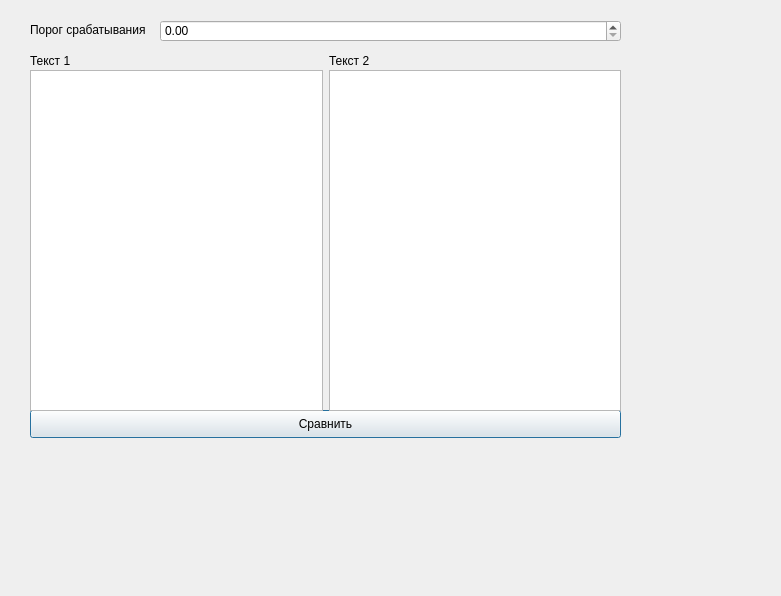
<?xml version="1.0" encoding="UTF-8"?>
<ui version="4.0">
 <class>Dialog</class>
 <widget class="QDialog" name="Dialog">
  <property name="geometry">
   <rect>
    <x>0</x>
    <y>0</y>
    <width>781</width>
    <height>596</height>
   </rect>
  </property>
  <property name="windowTitle">
   <string>Dialog</string>
  </property>
  <widget class="QPushButton" name="res_Button">
   <property name="geometry">
    <rect>
     <x>30</x>
     <y>410</y>
     <width>591</width>
     <height>28</height>
    </rect>
   </property>
   <property name="text">
    <string>Сравнить</string>
   </property>
  </widget>
  <widget class="QWidget" name="horizontalLayoutWidget">
   <property name="geometry">
    <rect>
     <x>30</x>
     <y>70</y>
     <width>591</width>
     <height>341</height>
    </rect>
   </property>
   <layout class="QHBoxLayout" name="horizontalLayout">
    <item>
     <widget class="QPlainTextEdit" name="Text1"/>
    </item>
    <item>
     <widget class="QPlainTextEdit" name="Text2"/>
    </item>
   </layout>
  </widget>
  <widget class="QWidget" name="horizontalLayoutWidget_2">
   <property name="geometry">
    <rect>
     <x>30</x>
     <y>50</y>
     <width>591</width>
     <height>21</height>
    </rect>
   </property>
   <layout class="QHBoxLayout" name="horizontalLayout_2">
    <item>
     <widget class="QLabel" name="text2lbl">
      <property name="text">
       <string>Текст 1</string>
      </property>
     </widget>
    </item>
    <item>
     <widget class="QLabel" name="text1lbl">
      <property name="text">
       <string>Текст 2</string>
      </property>
     </widget>
    </item>
   </layout>
  </widget>
  <widget class="QDoubleSpinBox" name="porog">
   <property name="geometry">
    <rect>
     <x>160</x>
     <y>20</y>
     <width>461</width>
     <height>22</height>
    </rect>
   </property>
  </widget>
  <widget class="QLabel" name="label_por">
   <property name="geometry">
    <rect>
     <x>30</x>
     <y>20</y>
     <width>141</width>
     <height>20</height>
    </rect>
   </property>
   <property name="text">
    <string>Порог срабатывания</string>
   </property>
  </widget>
 </widget>
 <resources/>
 <connections/>
</ui>
